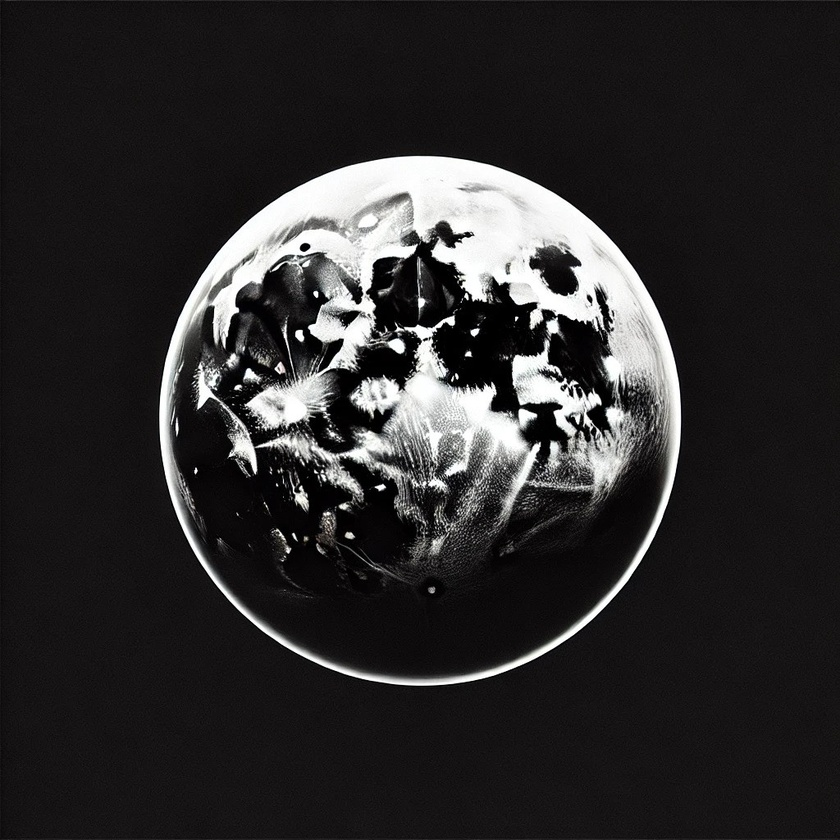
#> input picture Zadanie_3/Test_obrazok_1.jpg, 840 x 840 px, shrunk from 1024 x 1024 before the run
$ python Zadanie_3.py
#> lines starting #> are read from the running program, lines starting #| are printed output that depends on the picture
import numpy as np
import matplotlib.pyplot as plt
from PIL import Image, ImageFilter


def laplacian_of_gaussian(image):
    """Aplikácia Laplacian of Gaussian (LoG) filtru na obrázok."""

    # Definícia LoG jadra (5x5)
    log_kernel = np.array([
        [0, 0, -1, 0, 0],
        [0, -1, -2, -1, 0],
        [-1, -2, 16, -2, -1],
        [0, -1, -2, -1, 0],
        [0, 0, -1, 0, 0]
    ])

    # Konvolúcia s filtrom (bez použitia OpenCV)
    image_array = np.array(image.convert('L'), dtype=np.float32)  # Previesť na grayscale
    filtered_image = apply_convolution(image_array, log_kernel)

    return Image.fromarray(np.clip(filtered_image, 0, 255).astype(np.uint8))


def apply_convolution(image_array, kernel):
    """Aplikácia konvolučného jadra na obrázok."""
    h, w = image_array.shape
    kh, kw = kernel.shape
    pad = kh // 2

    # Pridanie paddingu
    padded_image = np.pad(image_array, pad, mode='constant', constant_values=0)
    output = np.zeros_like(image_array)

    # Aplikácia konvolúcie
    for i in range(h):
        for j in range(w):
            region = padded_image[i:i + kh, j:j + kw]
            output[i, j] = np.sum(region * kernel)

    return output


def plot_histogram(image):
    """Vykreslenie histogramu pre každý RGB kanál."""
    image_array = np.array(image)
    colors = ['red', 'green', 'blue']

    plt.figure(figsize=(12, 4))
    for i, color in enumerate(colors):
        plt.subplot(1, 3, i + 1)
        plt.hist(image_array[:, :, i].flatten(), bins=256, color=color, alpha=0.7)
        plt.title(f'{color.capitalize()} Histogram')
        plt.xlim(0, 255)

    plt.tight_layout()
    plt.show()


def main(image_path):
    """Načíta obrázok, aplikuje LoG a zobrazí výsledok s histogramami."""
#> called with image_path = 'Test_obrazok_1.jpg'
    image = Image.open(image_path)
#> image is the input picture: PIL image 840x840 RGB; mean R, G, B 45.4, 44, 44.6
    log_image = laplacian_of_gaussian(image)
#> in apply_convolution, `padded_image = np.pad(image_array, pad, mode='constant', constant_valu..`:
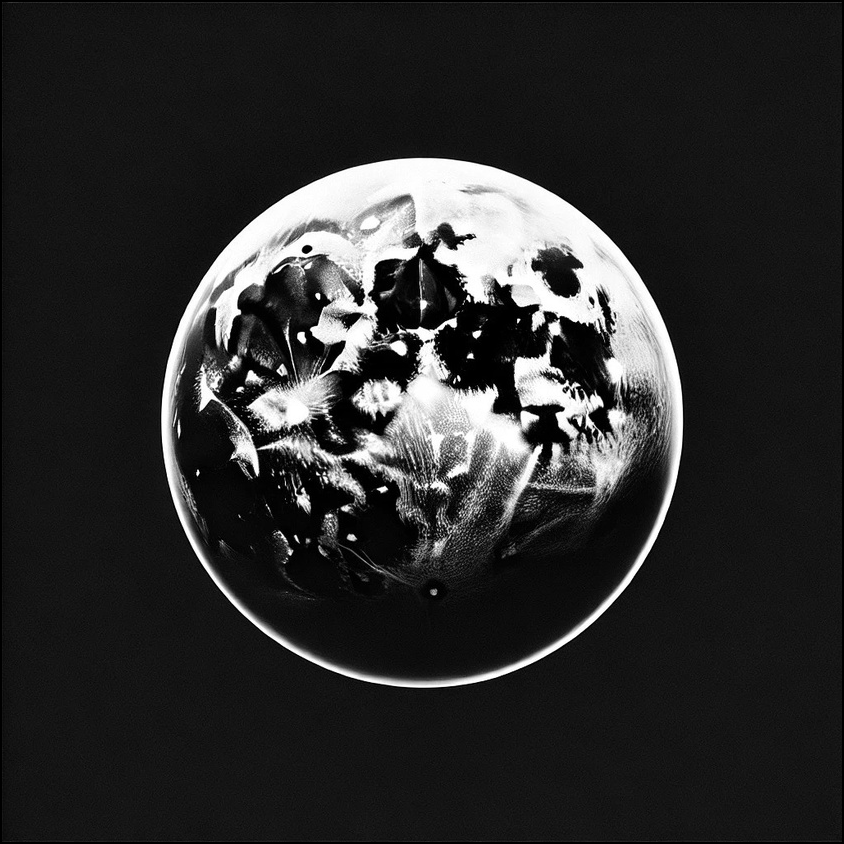
#> padded_image: shape (844, 844) float32; min 0, max 255, mean 44.3
#> after the loop in apply_convolution, `for i in range(h):`:
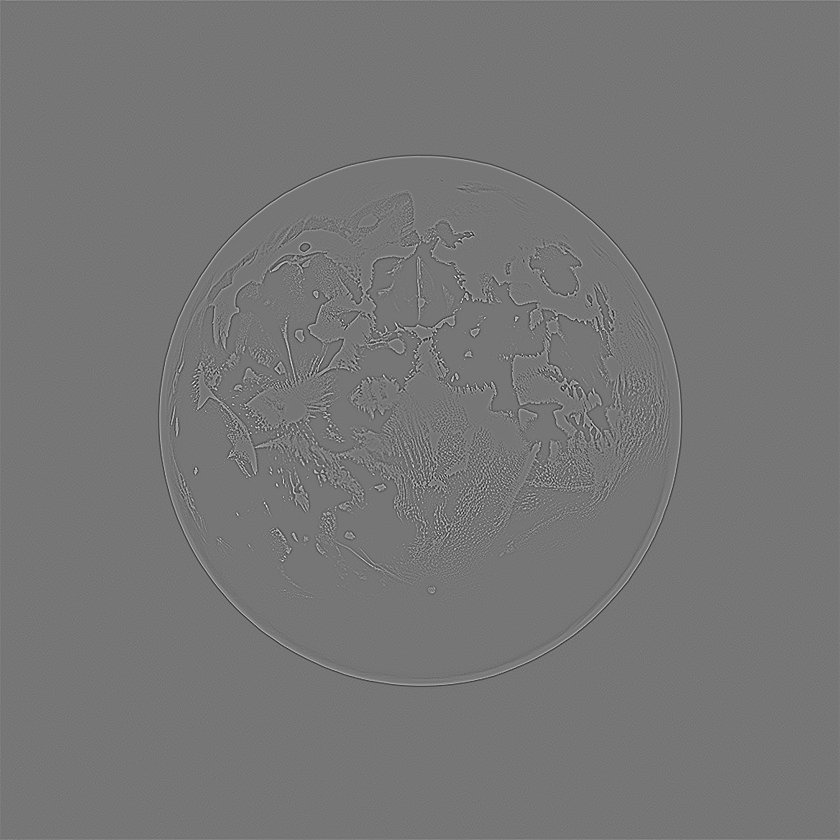
#> output: shape (840, 840) float32; min -2528, max 2915, mean 0.8; drawn with min black and max white
#> in laplacian_of_gaussian, `return Image.fromarray(np.clip(filtered_image, 0, 255).astype(np.uint8))`:
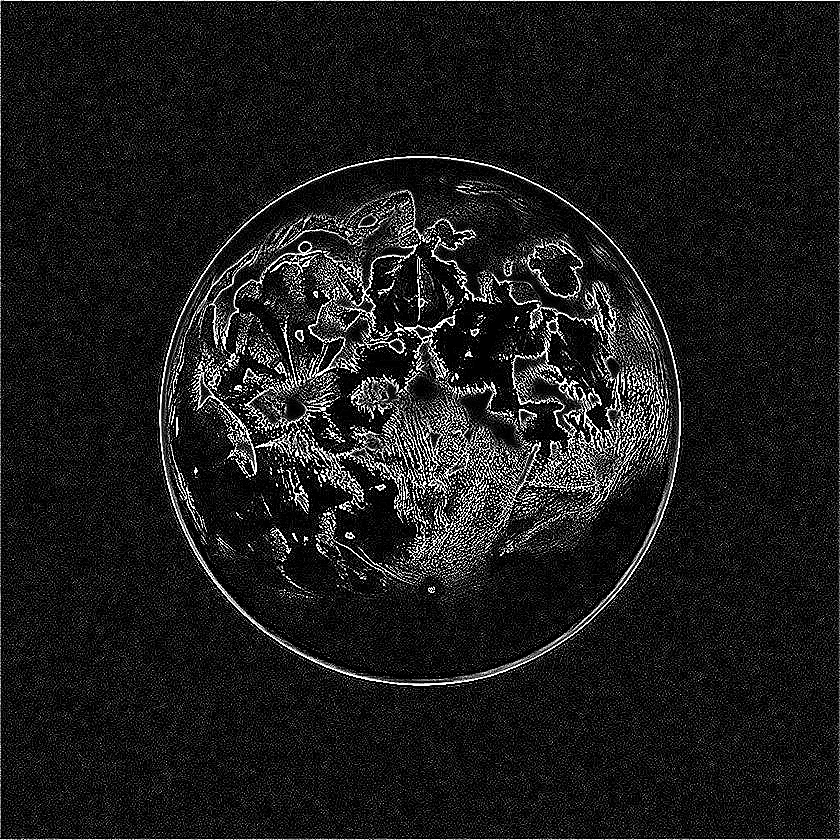
#> returned value: PIL image 840x840 L; min 0, max 255, mean 28

    # Zobrazenie výsledkov
    plt.figure(figsize=(10, 5))
    plt.subplot(1, 2, 1)
    plt.imshow(image)
    plt.title("Pôvodný obrázok")
    plt.axis("off")

    plt.subplot(1, 2, 2)
    plt.imshow(log_image, cmap='gray')
    plt.title("LoG detekcia hrán")
    plt.axis("off")

    plt.show()
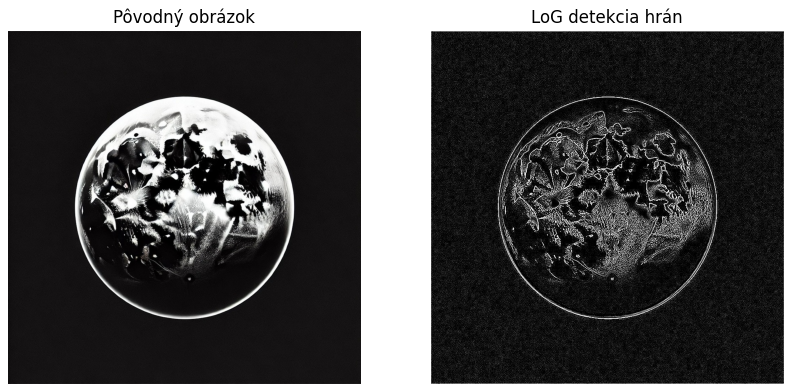
#> figure drawn by matplotlib, 2 panels

    plot_histogram(image)
#> in plot_histogram, `plt.show()`:
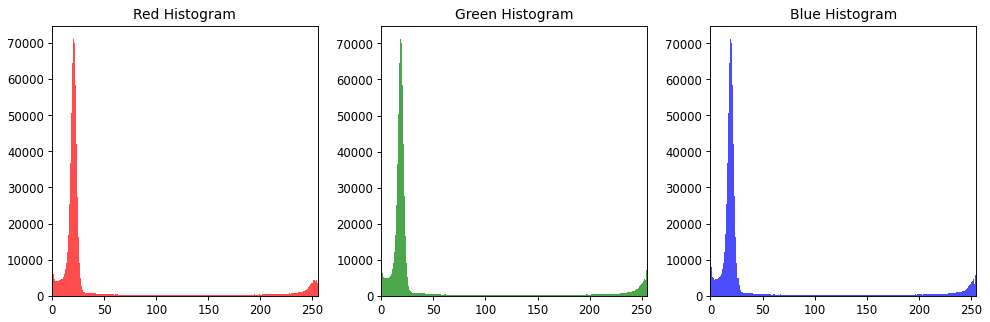
#> figure drawn by matplotlib, 3 panels; panel 1: tallest bar 71223 high, from x = 19.92 to 20.92; panel 2: tallest bar 71329 high, from x = 17.93 to 18.93; panel 3: tallest bar 71262 high, from x = 18.93 to 19.92

main('Test_obrazok_1.jpg')
